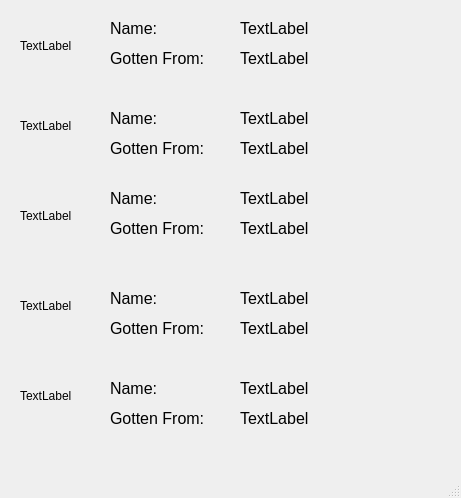
<?xml version="1.0" encoding="UTF-8"?>
<ui version="4.0">
 <class>MainWindow</class>
 <widget class="QMainWindow" name="MainWindow">
  <property name="geometry">
   <rect>
    <x>0</x>
    <y>0</y>
    <width>461</width>
    <height>498</height>
   </rect>
  </property>
  <property name="windowTitle">
   <string>MainWindow</string>
  </property>
  <widget class="QWidget" name="centralwidget">
   <widget class="QLabel" name="egg1">
    <property name="geometry">
     <rect>
      <x>20</x>
      <y>10</y>
      <width>71</width>
      <height>71</height>
     </rect>
    </property>
    <property name="text">
     <string>TextLabel</string>
    </property>
   </widget>
   <widget class="QLabel" name="egg2">
    <property name="geometry">
     <rect>
      <x>20</x>
      <y>90</y>
      <width>71</width>
      <height>71</height>
     </rect>
    </property>
    <property name="text">
     <string>TextLabel</string>
    </property>
   </widget>
   <widget class="QLabel" name="egg3">
    <property name="geometry">
     <rect>
      <x>20</x>
      <y>180</y>
      <width>71</width>
      <height>71</height>
     </rect>
    </property>
    <property name="text">
     <string>TextLabel</string>
    </property>
   </widget>
   <widget class="QLabel" name="egg4">
    <property name="geometry">
     <rect>
      <x>20</x>
      <y>270</y>
      <width>71</width>
      <height>71</height>
     </rect>
    </property>
    <property name="text">
     <string>TextLabel</string>
    </property>
   </widget>
   <widget class="QLabel" name="egg5">
    <property name="geometry">
     <rect>
      <x>20</x>
      <y>360</y>
      <width>71</width>
      <height>71</height>
     </rect>
    </property>
    <property name="text">
     <string>TextLabel</string>
    </property>
   </widget>
   <widget class="QLabel" name="name1">
    <property name="geometry">
     <rect>
      <x>110</x>
      <y>20</y>
      <width>51</width>
      <height>16</height>
     </rect>
    </property>
    <property name="font">
     <font>
      <pointsize>12</pointsize>
     </font>
    </property>
    <property name="text">
     <string>Name:</string>
    </property>
   </widget>
   <widget class="QLabel" name="nameValue1">
    <property name="geometry">
     <rect>
      <x>240</x>
      <y>20</y>
      <width>201</width>
      <height>16</height>
     </rect>
    </property>
    <property name="font">
     <font>
      <pointsize>12</pointsize>
     </font>
    </property>
    <property name="text">
     <string>TextLabel</string>
    </property>
   </widget>
   <widget class="QLabel" name="from1">
    <property name="geometry">
     <rect>
      <x>110</x>
      <y>50</y>
      <width>121</width>
      <height>16</height>
     </rect>
    </property>
    <property name="font">
     <font>
      <pointsize>12</pointsize>
     </font>
    </property>
    <property name="text">
     <string>Gotten From:</string>
    </property>
   </widget>
   <widget class="QLabel" name="fromValue1">
    <property name="geometry">
     <rect>
      <x>240</x>
      <y>50</y>
      <width>201</width>
      <height>16</height>
     </rect>
    </property>
    <property name="font">
     <font>
      <pointsize>12</pointsize>
     </font>
    </property>
    <property name="text">
     <string>TextLabel</string>
    </property>
   </widget>
   <widget class="QLabel" name="from2">
    <property name="geometry">
     <rect>
      <x>110</x>
      <y>140</y>
      <width>121</width>
      <height>16</height>
     </rect>
    </property>
    <property name="font">
     <font>
      <pointsize>12</pointsize>
     </font>
    </property>
    <property name="text">
     <string>Gotten From:</string>
    </property>
   </widget>
   <widget class="QLabel" name="fromValue2">
    <property name="geometry">
     <rect>
      <x>240</x>
      <y>140</y>
      <width>201</width>
      <height>16</height>
     </rect>
    </property>
    <property name="font">
     <font>
      <pointsize>12</pointsize>
     </font>
    </property>
    <property name="text">
     <string>TextLabel</string>
    </property>
   </widget>
   <widget class="QLabel" name="nameValue2">
    <property name="geometry">
     <rect>
      <x>240</x>
      <y>110</y>
      <width>201</width>
      <height>16</height>
     </rect>
    </property>
    <property name="font">
     <font>
      <pointsize>12</pointsize>
     </font>
    </property>
    <property name="text">
     <string>TextLabel</string>
    </property>
   </widget>
   <widget class="QLabel" name="name2">
    <property name="geometry">
     <rect>
      <x>110</x>
      <y>110</y>
      <width>51</width>
      <height>16</height>
     </rect>
    </property>
    <property name="font">
     <font>
      <pointsize>12</pointsize>
     </font>
    </property>
    <property name="text">
     <string>Name:</string>
    </property>
   </widget>
   <widget class="QLabel" name="from3">
    <property name="geometry">
     <rect>
      <x>110</x>
      <y>220</y>
      <width>121</width>
      <height>16</height>
     </rect>
    </property>
    <property name="font">
     <font>
      <pointsize>12</pointsize>
     </font>
    </property>
    <property name="text">
     <string>Gotten From:</string>
    </property>
   </widget>
   <widget class="QLabel" name="fromValue3">
    <property name="geometry">
     <rect>
      <x>240</x>
      <y>220</y>
      <width>201</width>
      <height>16</height>
     </rect>
    </property>
    <property name="font">
     <font>
      <pointsize>12</pointsize>
     </font>
    </property>
    <property name="text">
     <string>TextLabel</string>
    </property>
   </widget>
   <widget class="QLabel" name="nameValue3">
    <property name="geometry">
     <rect>
      <x>240</x>
      <y>190</y>
      <width>201</width>
      <height>16</height>
     </rect>
    </property>
    <property name="font">
     <font>
      <pointsize>12</pointsize>
     </font>
    </property>
    <property name="text">
     <string>TextLabel</string>
    </property>
   </widget>
   <widget class="QLabel" name="name3">
    <property name="geometry">
     <rect>
      <x>110</x>
      <y>190</y>
      <width>51</width>
      <height>16</height>
     </rect>
    </property>
    <property name="font">
     <font>
      <pointsize>12</pointsize>
     </font>
    </property>
    <property name="text">
     <string>Name:</string>
    </property>
   </widget>
   <widget class="QLabel" name="from4">
    <property name="geometry">
     <rect>
      <x>110</x>
      <y>320</y>
      <width>121</width>
      <height>16</height>
     </rect>
    </property>
    <property name="font">
     <font>
      <pointsize>12</pointsize>
     </font>
    </property>
    <property name="text">
     <string>Gotten From:</string>
    </property>
   </widget>
   <widget class="QLabel" name="fromValue4">
    <property name="geometry">
     <rect>
      <x>240</x>
      <y>320</y>
      <width>201</width>
      <height>16</height>
     </rect>
    </property>
    <property name="font">
     <font>
      <pointsize>12</pointsize>
     </font>
    </property>
    <property name="text">
     <string>TextLabel</string>
    </property>
   </widget>
   <widget class="QLabel" name="nameValue4">
    <property name="geometry">
     <rect>
      <x>240</x>
      <y>290</y>
      <width>201</width>
      <height>16</height>
     </rect>
    </property>
    <property name="font">
     <font>
      <pointsize>12</pointsize>
     </font>
    </property>
    <property name="text">
     <string>TextLabel</string>
    </property>
   </widget>
   <widget class="QLabel" name="name4">
    <property name="geometry">
     <rect>
      <x>110</x>
      <y>290</y>
      <width>51</width>
      <height>16</height>
     </rect>
    </property>
    <property name="font">
     <font>
      <pointsize>12</pointsize>
     </font>
    </property>
    <property name="text">
     <string>Name:</string>
    </property>
   </widget>
   <widget class="QLabel" name="from5">
    <property name="geometry">
     <rect>
      <x>110</x>
      <y>410</y>
      <width>121</width>
      <height>16</height>
     </rect>
    </property>
    <property name="font">
     <font>
      <pointsize>12</pointsize>
     </font>
    </property>
    <property name="text">
     <string>Gotten From:</string>
    </property>
   </widget>
   <widget class="QLabel" name="fromValue5">
    <property name="geometry">
     <rect>
      <x>240</x>
      <y>410</y>
      <width>201</width>
      <height>16</height>
     </rect>
    </property>
    <property name="font">
     <font>
      <pointsize>12</pointsize>
     </font>
    </property>
    <property name="text">
     <string>TextLabel</string>
    </property>
   </widget>
   <widget class="QLabel" name="nameValue5">
    <property name="geometry">
     <rect>
      <x>240</x>
      <y>380</y>
      <width>201</width>
      <height>16</height>
     </rect>
    </property>
    <property name="font">
     <font>
      <pointsize>12</pointsize>
     </font>
    </property>
    <property name="text">
     <string>TextLabel</string>
    </property>
   </widget>
   <widget class="QLabel" name="name5">
    <property name="geometry">
     <rect>
      <x>110</x>
      <y>380</y>
      <width>51</width>
      <height>16</height>
     </rect>
    </property>
    <property name="font">
     <font>
      <pointsize>12</pointsize>
     </font>
    </property>
    <property name="text">
     <string>Name:</string>
    </property>
   </widget>
  </widget>
  <widget class="QMenuBar" name="menubar">
   <property name="geometry">
    <rect>
     <x>0</x>
     <y>0</y>
     <width>461</width>
     <height>21</height>
    </rect>
   </property>
  </widget>
  <widget class="QStatusBar" name="statusbar"/>
 </widget>
 <resources/>
 <connections/>
</ui>
